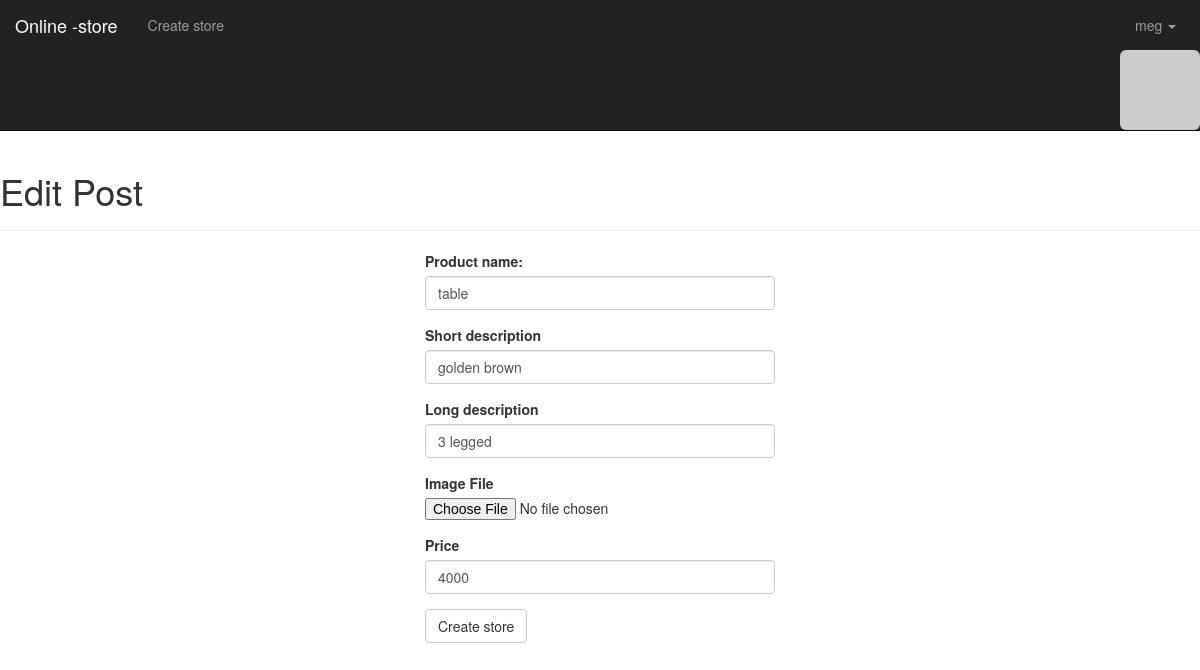
The page /edit/35 (signed in) on the database its author committed.
### app/model.py (models this page shows, shortened)
class User(UserMixin, db.Model):
    __tablename__='users'
    id = db.Column(db.Integer, primary_key=True)
    name = db.Column(db.String(128), nullable=False)
    email = db.Column(db.String(128), nullable=False)
    password = db.Column(db.String(192), nullable=False)
    password_hash =db.Column(db.String(128))
    confirmed = db.Column(db.Boolean, default=False)
    avatar_hash = db.Column(db.String(32))
    member_since = db.Column(db.DateTime(), default=datetime.utcnow)
    last_seen = db.Column(db.DateTime(), default=datetime.now)
    role_id =db.Column(db.Integer, db.ForeignKey('roles.id'))
    posts = db.relationship('Post', backref='author', lazy='dynamic')
    @property
    def password(self):
        raise AttributeError('password is are hidden attributes')
    @password.setter
    def password(self, password):
        self.password_hash = generate_password_hash(password)
    @login_manager.user_loader
    def load_user(user_id):
        return User.query.get(int(user_id))
    def ping(self):
        self.last_seen = datetime.utcnow()
        db.session.add(self)
    def gravatar(self, size=100, default='identicon', rating='g'):
        if request.is_secure:
            url = 'https://secure.gravatar.com/avatar'
        else:
            url = 'http://www.gravatar.com/avatar'
        hash = hashlib.md5(self.email.encode('utf-8')).hexdigest()
        return '{url}/{hash}?s={size}&d={default}&r={rating}'.format(
                                                                    url=url, hash=hash, size=size,
                                                                    default=default, rating=rating)

class Post(db.Model):
    __tablename__ = 'posts'# this is the product section
    id = db.Column(db.Integer, primary_key=True)
    product= db.Column(db.String, nullable=False)
    short_description = db.Column(db.String(64))
    Long_description = db.Column(db.String(225))
    uploadPhotoes = db.Column(db.String(255))
    price = db.Column(db.Integer, nullable=False)
    timestamp = db.Column(db.DateTime, index=True, default=datetime.utcnow)
    author_id = db.Column(db.Integer, db.ForeignKey('users.id'))

### app/main/view.py (the view, shortened to what this page needs)
@main.route('/edit/<int:id>', methods=['GET', 'POST'])
@login_required
def edit(id):
    post = Post.query.get_or_404(id)
    if current_user != post.author:
        abort(403)
    form = PostForm()
    form.product.data = post.product
    form.short_description.data = post.short_description
    form.Long_description.data = post.Long_description
    form.price.data =  post.price
    return render_template('main/edit_post.html', form=form)

### app/main/form.py (shortened to what this page needs)
class PostForm(Form):
    product = StringField('Product name:', validators=[Required()])
    short_description = StringField('Short description', validators=[Required(), Length(1,64)])
    Long_description = StringField('Long description', validators=[Required(), Length(1,225)])
    uploadPhotoes = FileField(u'Image File')
    price = StringField('Price', validators= [Required()])
    submit = SubmitField('Create store')

### app/auth/view.py (called while the page is built)
@auth.before_app_request
def before_request():
    if current_user.is_authenticated:
        current_user.ping()
        if not current_user.confirmed \
                and request.endpoint[:5] != 'auth.':
            return redirect(url_for('auth.unconfirmed'))

### app/main/__init__.py (called while the page is built)
@main.app_context_processor
def inject_permissions():
    return dict(Permission=Permission)

### app/templates/main/edit_post.html (shortened to what this page needs)
{% extends "layout.html" %}
{% import "bootstrap/wtf.html" as wtf %}
{% block content %}
<div class="page-header">
<h1>Edit Post</h1>
</div>
<div class="col-md-6 col-md-offset-3 auth-login-form">
        <div class="col-sm-8 col-sm-offset-2">
                 {{wtf.quick_form(form)}}
        </div>
</div>
{% endblock %}

### app/templates/layout.html (shortened to what this page needs)
{% extends "bootstrap/base.html" %}
{% import "bootstrap/wtf.html" as wtf %}
        {% block navbar %}
            <nav class="navbar navbar-inverse navbar-static-top">
                <div class="container-fluid">
                    <div class="navbar-header">
                        <a class="navbar-brand" href="#">Online -store</a>
                    </div>
                    <div class="navbar-collapse collapse">
                        <ul class="nav navbar-nav">
                            <li>
                             {% if current_user.is_authenticated %}
                                <a href="{{url_for('main.index') }}" class="brand-link">Create store</a>
                                {% endif %}
                            </li>
                        </ul>
                            <ul class="nav navbar-nav navbar-right">
                            {% if current_user.is_authenticated %}
                                <li class="dropdown">
                                    <a href="#" class="dropdown-toggle" data-toggle="dropdown">
                                        {{ current_user.name }} <b class="caret"></b>
                                    </a>
                                        </li>
                                    </ul>
                            {% else %}
                                <li><a href="{{ url_for('auth.login') }}">Log In</a></li>
                            {% endif %}
                                <div class="profile-thumbnail">
                                            <a href="{{ url_for('main.user', name=current_user.name) }}">
                                                <img class="img-rounded profile-thumbnail"
                                                src="{{ current_user.gravatar(size=30) }}">
                                            </a>
                                </div>
                    </div>
                </div>
            </nav>
    {% endblock %}

### rows shown on the page
User: name "meg"
Post: product "table", short_description "golden brown", Long_description "3 legged", price "4000"
